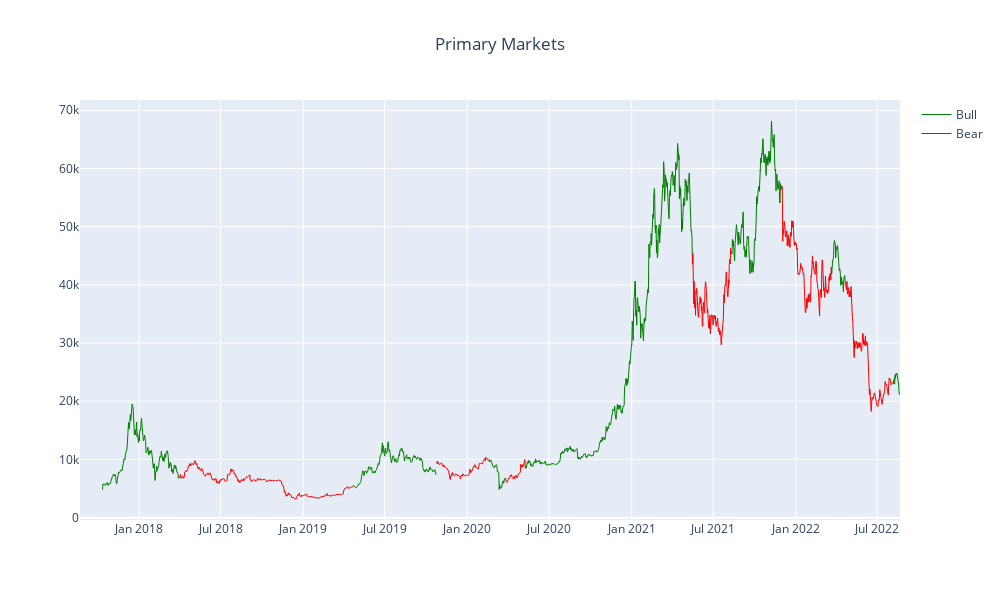

Source (notebook cell):
### Code cell
# Primary Markets
fig = make_subplots(rows=1, cols=1)

fig.add_trace(go.Line(x = df.index, y = df['BULL'], line=dict(color="green", width=1), name="Bull"), row = 1, col = 1)
fig.add_trace(go.Line(x = df.index, y = df['BEAR'], line=dict(color="red", width=1), name="Bear"), row = 1, col = 1)

fig.update_layout(
        title={'text':'Primary Markets', 'x':0.5},
        autosize=False,
        width=1000,height=600)
fig.update_yaxes(range=[0,1000000000],secondary_y=True)

fig.show()

### Figure 1 — Plotly figure (JSON) as saved in the notebook; plotly's stock layout.template omitted (floating-point values rounded to 4 significant figures; data arrays with more than 128 entries replaced by an {"elided": "..."} marker saying what was removed)
{"data": [{"line": {"color": "green", "width": 1}, "name": "Bull", "type": "scatter", "x": {"elided": "3005 str values"}, "xaxis": "x", "y": {"elided": "3005 float values"}, "yaxis": "y"}, {"line": {"color": "red", "width": 1}, "name": "Bear", "type": "scatter", "x": {"elided": "3005 str values"}, "xaxis": "x", "y": {"elided": "3005 float values"}, "yaxis": "y"}], "layout": {"autosize": false, "height": 600, "title": {"text": "Primary Markets", "x": 0.5}, "width": 1000, "xaxis": {"anchor": "y", "autorange": true, "domain": [0, 1], "range": ["2017-08-22 05:00", "2022-08-21 05:00"], "type": "date"}, "yaxis": {"anchor": "x", "autorange": true, "domain": [0, 1], "range": [-399.6, 71770.0], "type": "linear"}}}
